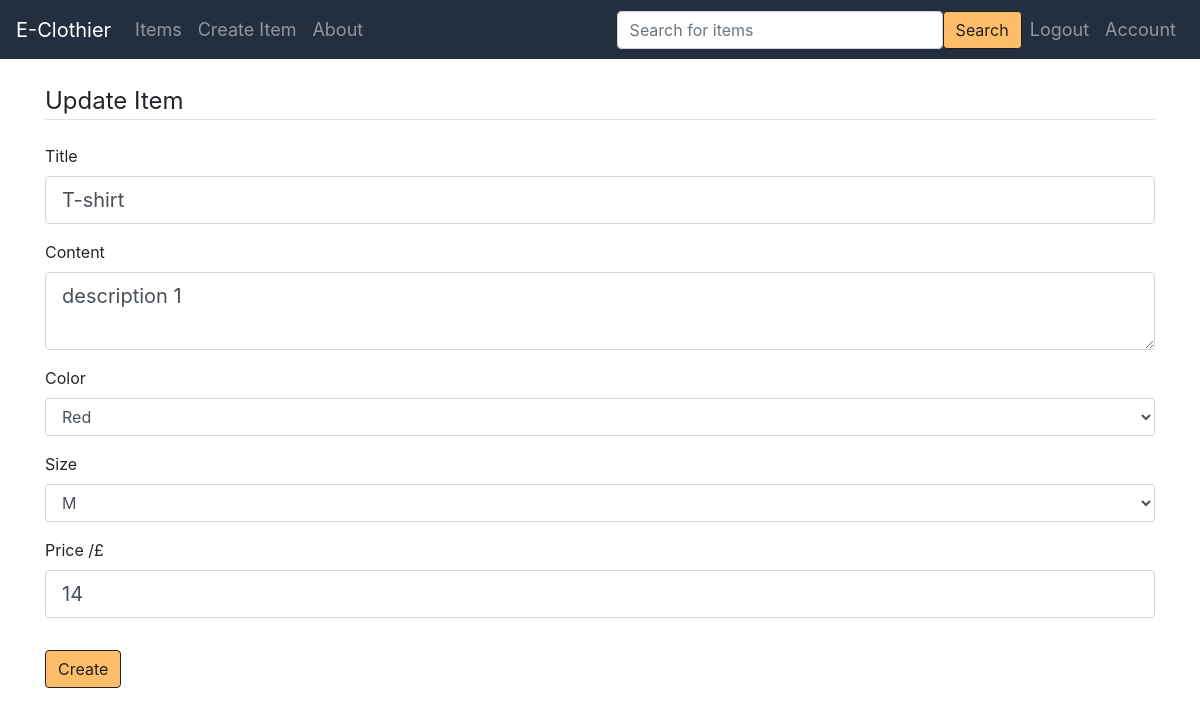
Page /item/1/update (signed in) on the committed database.
### app/models.py (models this page shows, shortened)
class Item(db.Model):
    id = db.Column(db.Integer, primary_key=True)
    title = db.Column(db.String(100), nullable=False)
    date_created = db.Column(db.DateTime, nullable=False, default=dt.now)
    content = db.Column(db.Text, nullable=False)
    color = db.Column(db.Text)
    size = db.Column(db.Text)
    price = db.Column(db.Integer, nullable=False)
    user_id = db.Column(db.Integer, db.ForeignKey('user.id'), nullable=False)
    __mapper_args__ = {"polymorphic_identity": "item"}

### app/main/routes.py (the view)
@bp_main.route("/item/<int:item_id>/update", methods=['GET', 'POST'])
@login_required
def update_item(item_id):
    item = Item.query.get_or_404(item_id)
    if item.author != current_user:
        abort(403)
    form = ItemForm()
    if form.validate_on_submit():
        item.title = form.title.data
        item.content = form.content.data
        item.size = form.size.data
        item.color = form.color.data
        item.price = form.price.data
        db.session.commit()
        flash('Your post has been updated!', 'success')
        return redirect(url_for('main.item', item_id=item.id))
    elif request.method == 'GET':
        form.title.data = item.title
        form.content.data = item.content
        form.color.data = item.color
        form.size.data = item.size
        form.price.data = item.price
    return render_template('create_item.html', title='Update Item',
                           form=form, legend='Update Item')

### app/auth/forms.py
class ItemForm(FlaskForm):
    title = StringField('Title', validators=[DataRequired()])
    content = TextAreaField('Content', validators=[DataRequired()])
    price = IntegerField('Price /£', validators=[DataRequired()])
    color = SelectField('Color', choices=[('black', 'Black'), ('white', 'White'), ('red', 'Red'), ('orange', 'Orange'),
                                          ('yellow', 'Yellow'), ('green', 'Green'), ('blue', 'Blue'), ('pink', 'Pink')])
    size = SelectField('Size', choices=[('xxs', 'XXS'), ('xs', 'XS'), ('s', 'S'), ('m', 'M'), ('l', 'L'), ('xl', 'XL'),
                                        ('xxl', 'XXL')])
    submit = SubmitField('Create')

### app/auth/routes.py (called while the page is built)
@login_manager.user_loader
def load_user(user_id):
    if user_id is not None:
        return User.query.get(user_id)
    return None

### app/templates/create_item.html (shortened to what this page needs)
{% extends "base.html" %}
{% block content %}
    <div class="content-section">
        <form method="POST" action="">
            <fieldset class="form-group">
                <legend class="border-bottom mb-4">{{ legend }}</legend>
                <div class="form-group">
                    {{ form.title.label(class="form-control-label") }}
                    {% if form.title.errors %}
                        {{ form.title(class="form-control form-control-lg is-invalid") }}
                        <div class="invalid-feedback">
                            {% for error in form.title.errors %}
                                <span>{{ error }}</span>
                            {% endfor %}
                        </div>
                    {% else %}
                        {{ form.title(class="form-control form-control-lg") }}
                    {% endif %}
                </div>
                <div class="form-group">
                    {{ form.content.label(class="form-control-label") }}
                    {% if form.content.errors %}
                        {{ form.content(class="form-control form-control-lg is-invalid") }}
                        <div class="invalid-feedback">
                            {% for error in form.content.errors %}
                                <span>{{ error }}</span>
                            {% endfor %}
                        </div>
                    {% else %}
                        {{ form.content(class="form-control form-control-lg") }}
                    {% endif %}
                </div>
                <div class="form-group">
                    {{ form.color.label(class="form-control-label") }}
                    {% if form.color.errors %}
                        {{ form.color(class="form-control form-control-lg is-invalid") }}
                        <div class="invalid-feedback">
                            {% for error in form.color.errors %}
                                <span>{{ error }}</span>
                            {% endfor %}
                        </div>
                    {% else %}
                        {{ form.color(class='form-control')}}
                    {% endif %}
                </div>
                <div class="form-group">
                    {{ form.size.label(class_="form-control-label") }}
                    {% if form.size.errors %}
                        {{ form.size(class="form-control form-control-lg is-invalid") }}
                        <div class="invalid-feedback">
                            {% for error in form.size.errors %}
                                <span>{{ error }}</span>
                            {% endfor %}
                        </div>
                    {% else %}
                        {{ form.size( class_='form-control')}}
                    {% endif %}
                </div>
                <div class="form-group">
                    {{ form.price.label(class="form-control-label") }}
                    {% if form.price.errors %}
                        {{ form.price(class="form-control form-control-lg is-invalid") }}
                        <div class="invalid-feedback">
                            {% for error in form.price.errors %}
                                <span>{{ error }}</span>
                            {% endfor %}
                        </div>
                    {% else %}
                        {{ form.price(class="form-control form-control-lg") }}
                    {% endif %}
                </div>
            </fieldset>
            <div class="form-group">
                {{ form.submit(class="btn btn-primary") }}
            </div>
        </form>
    </div>
{% endblock %}

### rows in the picture
Item: title "T-shirt", content "description 1", color "Red", size "M", price "14"

### other values in the picture
{{ legend }} "Update Item"
